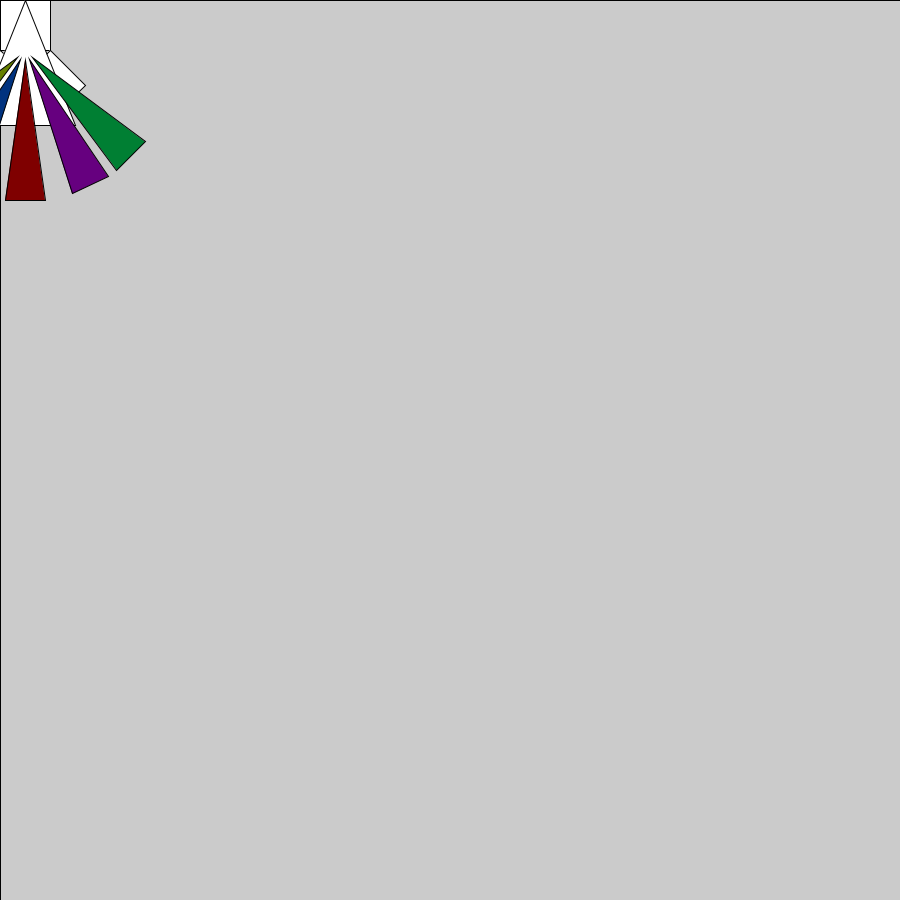
Frame 1 (no input)
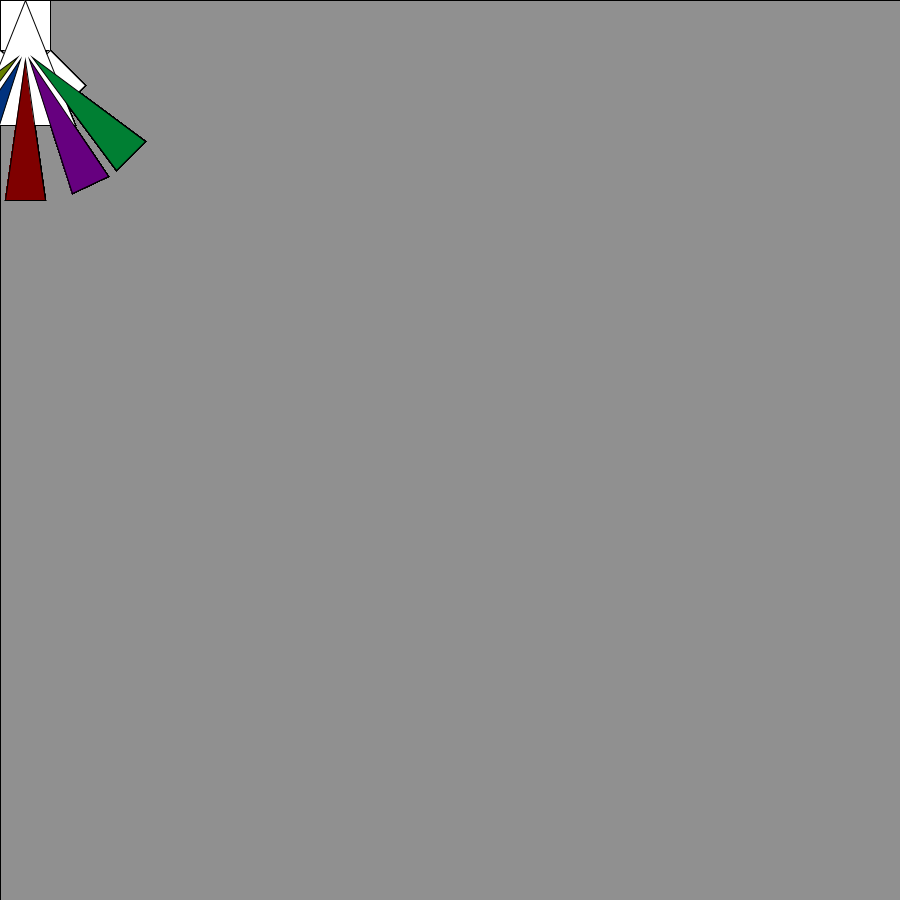
Frame 60 (the mouse pressed at the canvas centre just before this capture)
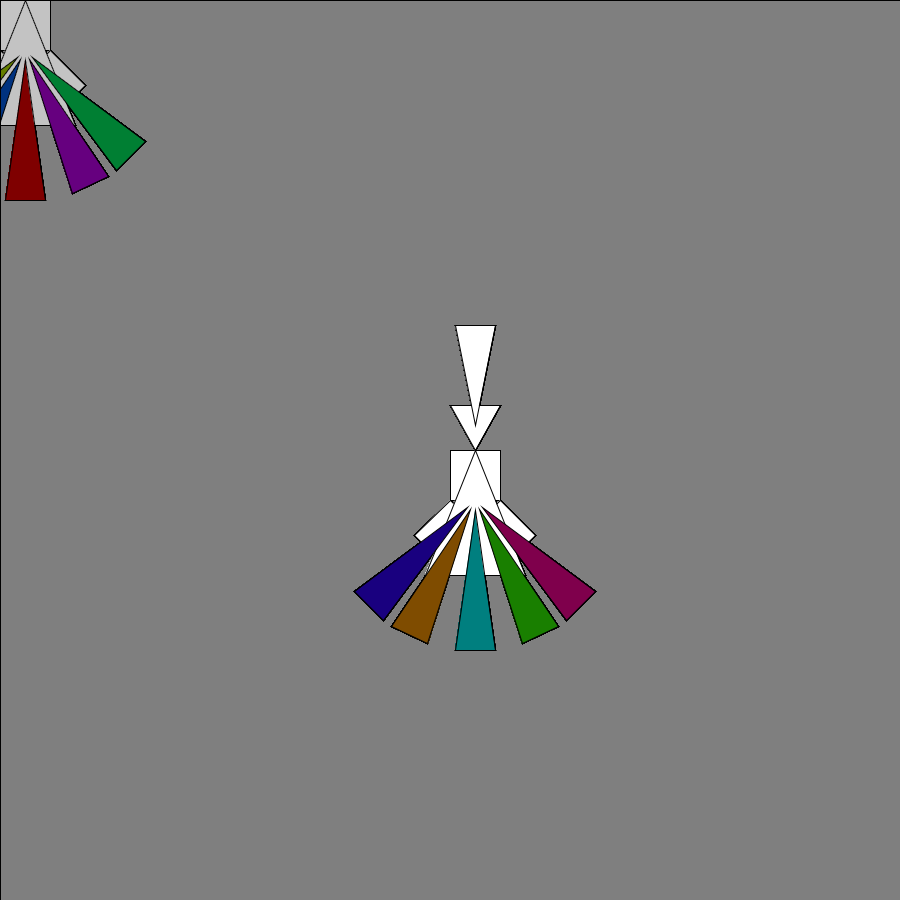
Frame 120 (the mouse held since frame 60 and released just before this capture)

The Processing sketch that drew these frames (run headless with seeded random() and noise(); from frame 60 on, the mouse is pressed at the canvas centre):

// Processing sketch: processing_38879
// ── processing_38879.pde

void setup(){
  
  //joel's magic rainbow pyramid
  
 size(900, 900);
}

void draw(){
  colorMode(RGB, 255);
  //fading
  fill(10, 10, 40, 1);
  rect(0, 0, 900, 900);
  
  //draw pyramid
  fill(255);
  
  pushMatrix();
  translate(mouseX, mouseY);
  rect(0, 0, 50, 50);
    pushMatrix();
     translate(0, 50);
     rotate(PI/4);
     rect(0, 0, 50, 50);
    popMatrix();
    pushMatrix();
     translate(50, 50);
     rotate(PI/4);
     rect(0, 0, 50, 50);
    popMatrix();
    pushMatrix();
     translate(25, 25);
     triangle(0, -25, -50, 100, 50, 100);
     triangle(0, -25, -25, -70, 25, -70);
    popMatrix();
    pushMatrix();
     translate(25, -25);
     triangle(0, 0, -20, -100, 20, -100);
    popMatrix();
    
    colorMode(HSB, 100);
    pushMatrix();
     translate(25, 50);
     pushMatrix();
      rotate(PI/4);
      fill((mouseY + 20)%100, 100, mouseX%50 + 50);
      triangle(0, 10, -20, 150, 20, 150);
     popMatrix();
     pushMatrix();
      rotate(PI/-4);
      fill((mouseY + 40)%100, 100, mouseX%50 + 50);
      triangle(0, 10, -20, 150, 20, 150);
     popMatrix();
     pushMatrix();
      rotate(PI/7);
      fill((mouseY + 60)%100, 100, mouseX%50 + 50);
      triangle(0, 10, -20, 150, 20, 150);
     popMatrix();
     pushMatrix();
      rotate(PI/-7);
      fill((mouseY + 80)%100, 100, mouseX%50 + 50);
      triangle(0, 10, -20, 150, 20, 150);
     popMatrix();
     fill(mouseY%100, 100, mouseX%50 + 50);
     triangle(0, 10, -20, 150, 20, 150);
    popMatrix();
  
  popMatrix();
  
  
  
  
}
